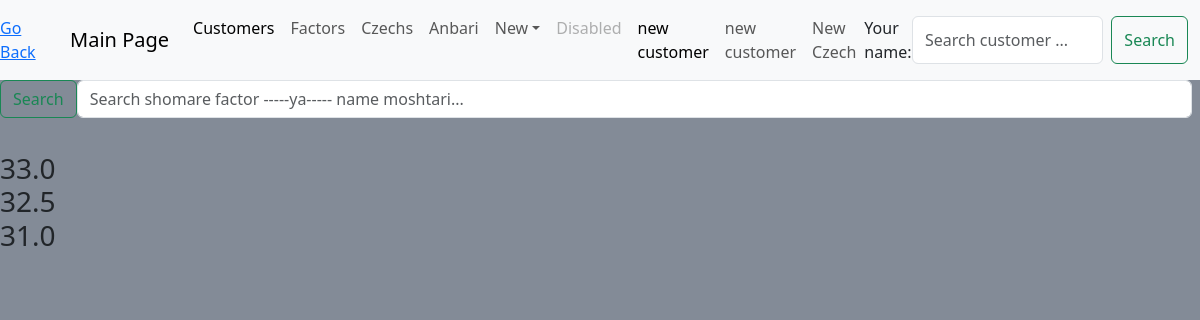
Screenshot of /factor/rools-of-factor/1 with the database file from the repository.
### factor0/models.py (models this page shows, shortened)
class Roll(models.Model):
    material = models.CharField(max_length=16, default='nil-bangal')
    dyeing = models.CharField(max_length=30, default='sooper_derakhshan')
    weight = models.FloatField(blank=True, null=True)
    meter = models.IntegerField(null=True, default=120)
    used_in_invoice = models.BooleanField(default=False, null=True)
    class Meta:
        ordering = ['-material', '-weight', '-meter', ]
        verbose_name_plural = "Rolls"

### factor0/views.py (the view)
# urls.py: path('rools-of-factor/<int:factor_id>', views.tage_haye_factor, name='tage_factor'),
def tage_haye_factor(request, factor_id):
    factors = Invoice.objects.get(id = factor_id)
    tage_ha = factors.roll.all()
    context = {'tage_ha':tage_ha}
    return render(request, 'factor0/tegefactor.html', context)

### factor0/templates/factor0/tegefactor.html (shortened to what this page needs)
{% extends 'main.html' %}
{% block content %}
<h3>
    {% for roll in tage_ha %}
    <br/>{{ roll.weight }}
    {% endfor %}
</h3>
{% endblock content %}

### rows the page displays
Roll: weight "33.0"
Roll: weight "32.5"
Roll: weight "31.0"
